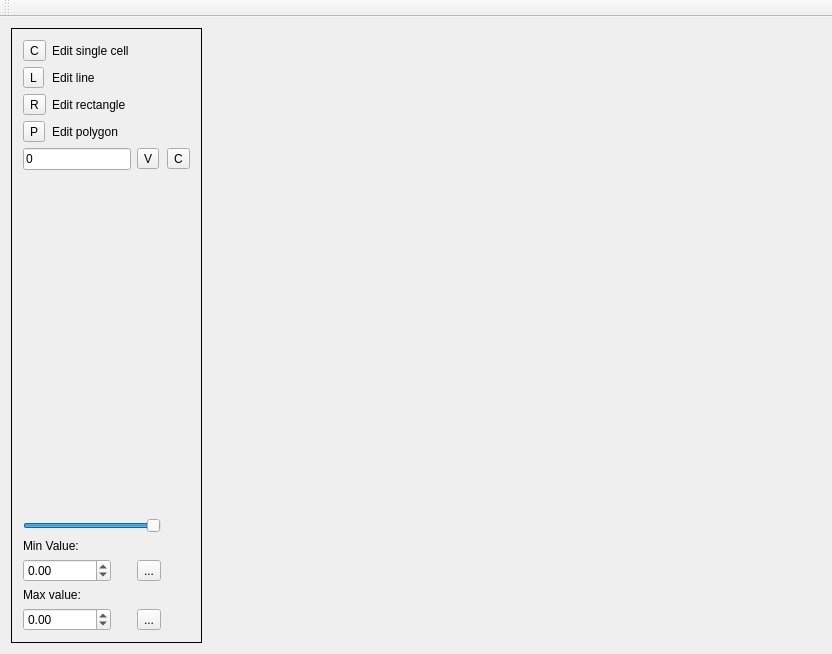
<?xml version="1.0" encoding="UTF-8"?>
<ui version="4.0">
 <class>MainWindow</class>
 <widget class="QMainWindow" name="MainWindow">
  <property name="geometry">
   <rect>
    <x>0</x>
    <y>0</y>
    <width>832</width>
    <height>654</height>
   </rect>
  </property>
  <property name="windowTitle">
   <string>MapEdit</string>
  </property>
  <widget class="QWidget" name="centralWidget">
   <layout class="QGridLayout" name="gridLayout_3">
    <item row="0" column="0">
     <widget class="QFrame" name="frame">
      <property name="sizePolicy">
       <sizepolicy hsizetype="Fixed" vsizetype="Preferred">
        <horstretch>0</horstretch>
        <verstretch>0</verstretch>
       </sizepolicy>
      </property>
      <property name="frameShape">
       <enum>QFrame::Box</enum>
      </property>
      <property name="frameShadow">
       <enum>QFrame::Plain</enum>
      </property>
      <layout class="QGridLayout" name="gridLayout">
       <item row="2" column="1" colspan="4">
        <widget class="QLabel" name="label_5">
         <property name="text">
          <string>Edit rectangle</string>
         </property>
        </widget>
       </item>
       <item row="3" column="1" colspan="4">
        <widget class="QLabel" name="label_6">
         <property name="text">
          <string>Edit polygon</string>
         </property>
        </widget>
       </item>
       <item row="6" column="0" colspan="4">
        <widget class="QSlider" name="transparency">
         <property name="sizePolicy">
          <sizepolicy hsizetype="Preferred" vsizetype="Fixed">
           <horstretch>0</horstretch>
           <verstretch>0</verstretch>
          </sizepolicy>
         </property>
         <property name="minimum">
          <number>1</number>
         </property>
         <property name="maximum">
          <number>255</number>
         </property>
         <property name="sliderPosition">
          <number>255</number>
         </property>
         <property name="orientation">
          <enum>Qt::Horizontal</enum>
         </property>
        </widget>
       </item>
       <item row="10" column="0" colspan="3">
        <widget class="QDoubleSpinBox" name="spinMaxV">
         <property name="sizePolicy">
          <sizepolicy hsizetype="Fixed" vsizetype="Fixed">
           <horstretch>0</horstretch>
           <verstretch>0</verstretch>
          </sizepolicy>
         </property>
         <property name="minimum">
          <double>-1000000000.000000000000000</double>
         </property>
         <property name="maximum">
          <double>1000000000.000000000000000</double>
         </property>
         <property name="singleStep">
          <double>0.010000000000000</double>
         </property>
        </widget>
       </item>
       <item row="8" column="3">
        <widget class="QToolButton" name="toolButtonResetMin">
         <property name="text">
          <string>...</string>
         </property>
        </widget>
       </item>
       <item row="10" column="3">
        <widget class="QToolButton" name="toolButtonResetMax">
         <property name="text">
          <string>...</string>
         </property>
        </widget>
       </item>
       <item row="1" column="1" colspan="4">
        <widget class="QLabel" name="label_4">
         <property name="text">
          <string>Edit line</string>
         </property>
        </widget>
       </item>
       <item row="1" column="0">
        <widget class="QToolButton" name="toolButton_editLine">
         <property name="text">
          <string>L</string>
         </property>
         <property name="checkable">
          <bool>true</bool>
         </property>
        </widget>
       </item>
       <item row="4" column="0" colspan="3">
        <widget class="QLineEdit" name="lineEdit_Value">
         <property name="sizePolicy">
          <sizepolicy hsizetype="Fixed" vsizetype="Fixed">
           <horstretch>0</horstretch>
           <verstretch>0</verstretch>
          </sizepolicy>
         </property>
         <property name="inputMask">
          <string/>
         </property>
         <property name="text">
          <string>0</string>
         </property>
        </widget>
       </item>
       <item row="9" column="0" colspan="3">
        <widget class="QLabel" name="label_2">
         <property name="text">
          <string>Max value:</string>
         </property>
        </widget>
       </item>
       <item row="5" column="0">
        <spacer name="verticalSpacer">
         <property name="orientation">
          <enum>Qt::Vertical</enum>
         </property>
         <property name="sizeHint" stdset="0">
          <size>
           <width>20</width>
           <height>40</height>
          </size>
         </property>
        </spacer>
       </item>
       <item row="4" column="4">
        <widget class="QToolButton" name="toolButton_restoreEdit">
         <property name="text">
          <string>C</string>
         </property>
        </widget>
       </item>
       <item row="8" column="0" colspan="3">
        <widget class="QDoubleSpinBox" name="spinMinV">
         <property name="sizePolicy">
          <sizepolicy hsizetype="Fixed" vsizetype="Fixed">
           <horstretch>0</horstretch>
           <verstretch>0</verstretch>
          </sizepolicy>
         </property>
         <property name="minimum">
          <double>-1000000000.000000000000000</double>
         </property>
         <property name="maximum">
          <double>1000000000.000000000000000</double>
         </property>
         <property name="singleStep">
          <double>0.010000000000000</double>
         </property>
        </widget>
       </item>
       <item row="7" column="0" colspan="3">
        <widget class="QLabel" name="label">
         <property name="text">
          <string>Min Value:</string>
         </property>
        </widget>
       </item>
       <item row="3" column="0">
        <widget class="QToolButton" name="toolButton_editPolygon">
         <property name="text">
          <string>P</string>
         </property>
         <property name="checkable">
          <bool>true</bool>
         </property>
        </widget>
       </item>
       <item row="0" column="1" colspan="4">
        <widget class="QLabel" name="label_3">
         <property name="text">
          <string>Edit single cell</string>
         </property>
        </widget>
       </item>
       <item row="0" column="0">
        <widget class="QToolButton" name="toolButton_editCell">
         <property name="text">
          <string>C</string>
         </property>
         <property name="checkable">
          <bool>true</bool>
         </property>
        </widget>
       </item>
       <item row="4" column="3">
        <widget class="QToolButton" name="toolButton_doEdit">
         <property name="text">
          <string>V</string>
         </property>
        </widget>
       </item>
       <item row="2" column="0">
        <widget class="QToolButton" name="toolButton_editRectangle">
         <property name="text">
          <string>R</string>
         </property>
         <property name="checkable">
          <bool>true</bool>
         </property>
        </widget>
       </item>
      </layout>
     </widget>
    </item>
    <item row="0" column="1">
     <widget class="QFrame" name="frame_2">
      <property name="frameShape">
       <enum>QFrame::NoFrame</enum>
      </property>
      <property name="frameShadow">
       <enum>QFrame::Plain</enum>
      </property>
      <layout class="QGridLayout" name="gridLayout_2">
       <property name="leftMargin">
        <number>1</number>
       </property>
       <property name="topMargin">
        <number>1</number>
       </property>
       <property name="rightMargin">
        <number>1</number>
       </property>
       <property name="bottomMargin">
        <number>1</number>
       </property>
       <property name="spacing">
        <number>1</number>
       </property>
       <item row="0" column="0">
        <layout class="QHBoxLayout" name="layout_Map">
         <property name="spacing">
          <number>0</number>
         </property>
        </layout>
       </item>
      </layout>
     </widget>
    </item>
   </layout>
  </widget>
  <widget class="QMenuBar" name="menuBar">
   <property name="geometry">
    <rect>
     <x>0</x>
     <y>0</y>
     <width>832</width>
     <height>26</height>
    </rect>
   </property>
  </widget>
  <widget class="QToolBar" name="toolBar">
   <property name="windowTitle">
    <string>toolBar</string>
   </property>
   <attribute name="toolBarArea">
    <enum>TopToolBarArea</enum>
   </attribute>
   <attribute name="toolBarBreak">
    <bool>false</bool>
   </attribute>
  </widget>
 </widget>
 <layoutdefault spacing="6" margin="11"/>
 <resources/>
 <connections/>
</ui>
